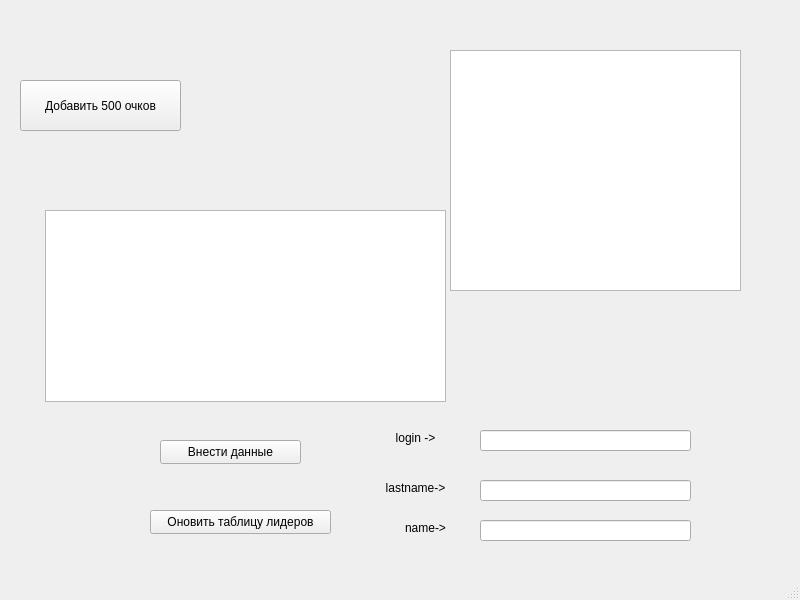
<?xml version="1.0" encoding="UTF-8"?>
<ui version="4.0">
 <class>MainWindow</class>
 <widget class="QMainWindow" name="MainWindow">
  <property name="geometry">
   <rect>
    <x>0</x>
    <y>0</y>
    <width>800</width>
    <height>600</height>
   </rect>
  </property>
  <property name="windowTitle">
   <string>MainWindow</string>
  </property>
  <widget class="QWidget" name="centralwidget">
   <widget class="QTableView" name="tableView">
    <property name="geometry">
     <rect>
      <x>45</x>
      <y>210</y>
      <width>401</width>
      <height>192</height>
     </rect>
    </property>
   </widget>
   <widget class="QPushButton" name="pushButton">
    <property name="geometry">
     <rect>
      <x>160</x>
      <y>440</y>
      <width>141</width>
      <height>24</height>
     </rect>
    </property>
    <property name="text">
     <string>Внести данные</string>
    </property>
   </widget>
   <widget class="QLineEdit" name="lineEdit">
    <property name="geometry">
     <rect>
      <x>480</x>
      <y>520</y>
      <width>211</width>
      <height>21</height>
     </rect>
    </property>
   </widget>
   <widget class="QLineEdit" name="lineEdit_2">
    <property name="geometry">
     <rect>
      <x>480</x>
      <y>480</y>
      <width>211</width>
      <height>21</height>
     </rect>
    </property>
   </widget>
   <widget class="QLineEdit" name="lineEdit_3">
    <property name="geometry">
     <rect>
      <x>480</x>
      <y>430</y>
      <width>211</width>
      <height>21</height>
     </rect>
    </property>
   </widget>
   <widget class="QLabel" name="label">
    <property name="geometry">
     <rect>
      <x>370</x>
      <y>520</y>
      <width>111</width>
      <height>16</height>
     </rect>
    </property>
    <property name="layoutDirection">
     <enum>Qt::LayoutDirection::LeftToRight</enum>
    </property>
    <property name="text">
     <string>name-&gt;</string>
    </property>
    <property name="alignment">
     <set>Qt::AlignmentFlag::AlignCenter</set>
    </property>
   </widget>
   <widget class="QLabel" name="label_2">
    <property name="geometry">
     <rect>
      <x>360</x>
      <y>480</y>
      <width>111</width>
      <height>16</height>
     </rect>
    </property>
    <property name="layoutDirection">
     <enum>Qt::LayoutDirection::LeftToRight</enum>
    </property>
    <property name="text">
     <string>lastname-&gt;</string>
    </property>
    <property name="alignment">
     <set>Qt::AlignmentFlag::AlignCenter</set>
    </property>
   </widget>
   <widget class="QLabel" name="label_3">
    <property name="geometry">
     <rect>
      <x>360</x>
      <y>430</y>
      <width>111</width>
      <height>16</height>
     </rect>
    </property>
    <property name="layoutDirection">
     <enum>Qt::LayoutDirection::LeftToRight</enum>
    </property>
    <property name="text">
     <string>login -&gt;</string>
    </property>
    <property name="alignment">
     <set>Qt::AlignmentFlag::AlignCenter</set>
    </property>
   </widget>
   <widget class="QPushButton" name="pushButton_2">
    <property name="geometry">
     <rect>
      <x>20</x>
      <y>80</y>
      <width>161</width>
      <height>51</height>
     </rect>
    </property>
    <property name="text">
     <string>Добавить 500 очков</string>
    </property>
   </widget>
   <widget class="QListView" name="listView">
    <property name="geometry">
     <rect>
      <x>450</x>
      <y>50</y>
      <width>291</width>
      <height>241</height>
     </rect>
    </property>
   </widget>
   <widget class="QPushButton" name="showLeaderboardButton">
    <property name="geometry">
     <rect>
      <x>150</x>
      <y>510</y>
      <width>181</width>
      <height>24</height>
     </rect>
    </property>
    <property name="text">
     <string>Оновить таблицу лидеров</string>
    </property>
   </widget>
  </widget>
  <widget class="QMenuBar" name="menubar">
   <property name="geometry">
    <rect>
     <x>0</x>
     <y>0</y>
     <width>800</width>
     <height>22</height>
    </rect>
   </property>
  </widget>
  <widget class="QStatusBar" name="statusbar"/>
 </widget>
 <resources/>
 <connections/>
</ui>
